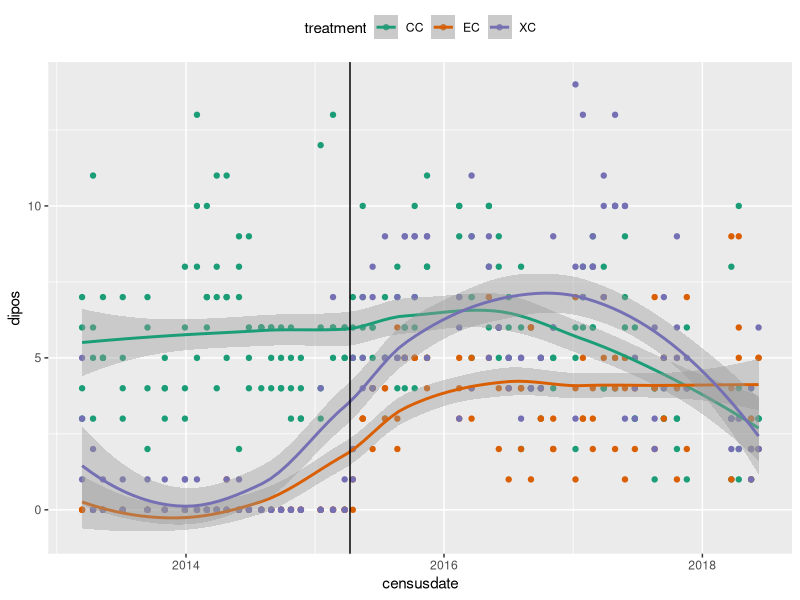
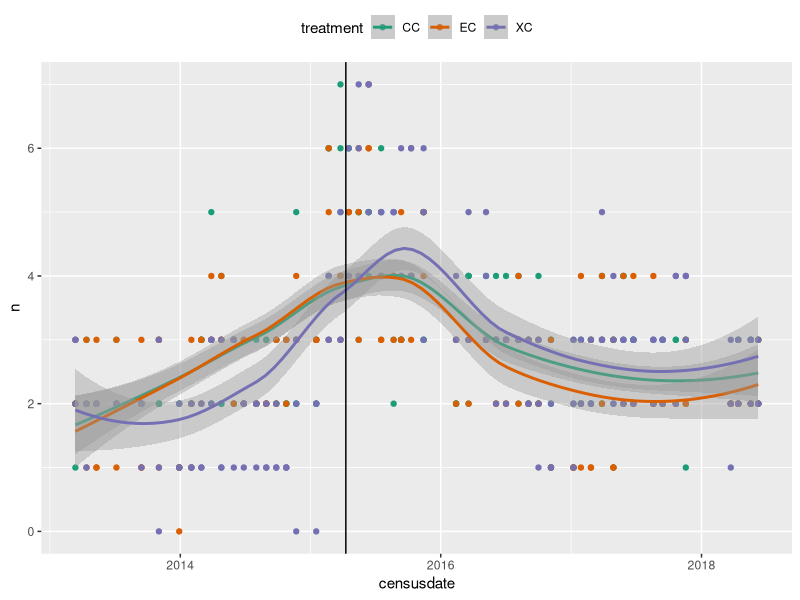

Write R code to recreate these figures, in order. (Note: this script raises an error after producing the figures.)
# code for visualizing data
library(ggplot2)




# Dipodomys numbers
dipoN = read.csv('Dipo_counts.csv')

dipoN$censusdate = as.Date(dipoN$censusdate)

ggplot(dipoN, aes(x = censusdate, y =dipos, colour = treatment)) +
  geom_point() +
  geom_smooth(method = 'loess', se = TRUE) +
  scale_colour_brewer(type = 'qual', palette = 'Dark2') +
  theme(legend.position = 'top') +
  geom_vline(xintercept=as.Date('2015-04-10'))


# Species richness
sprich = read.csv('SpeciesRichness.csv')
sprich$censusdate = as.Date(sprich$censusdate)

ggplot(sprich, aes(x = censusdate, y =n, colour = treatment)) +
  geom_point() +
  geom_smooth(method = 'loess', se = TRUE) +
  scale_colour_brewer(type = 'qual', palette = 'Dark2') +
  theme(legend.position = 'top') +
  geom_vline(xintercept=as.Date('2015-04-10'))


# Total rodent energy
energy = read.csv('TotalCommunityEnergy.csv')
energy$censusdate = as.Date(energy$censusdate)

ggplot(energy, aes(x = censusdate, y =energy, colour = treatment)) +
  geom_point() +
  geom_smooth(method = 'loess', se = TRUE) +
  scale_colour_brewer(type = 'qual', palette = 'Dark2') +
  theme(legend.position = 'top') +
  geom_vline(xintercept=as.Date('2015-04-10'))
